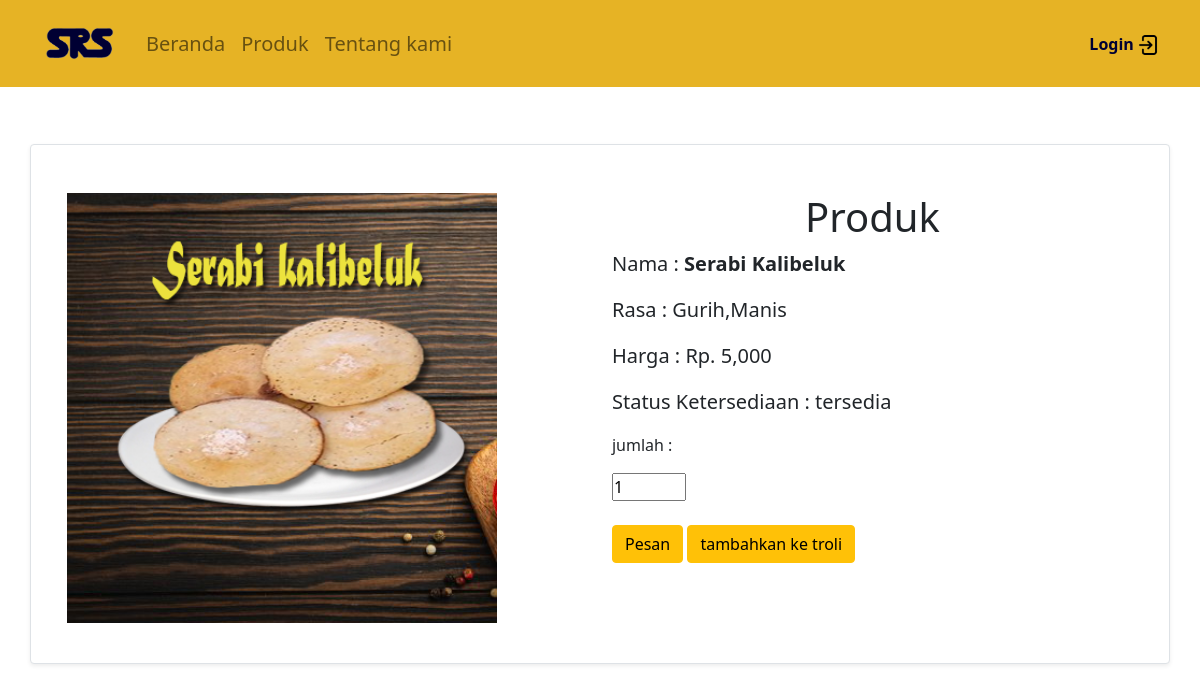
Page /produk-detail.php?nama=Serabi Kalibeluk on the committed database.
### tables this page shows
CREATE TABLE `produck` (
  `id` int NOT NULL,
  `kategori_id` int NOT NULL,
  `nama` varchar(100) NOT NULL,
  `harga` double NOT NULL,
  `foto` varchar(255) DEFAULT NULL,
  `detail` text,
  `ketersediaan_stok` enum('habis','tersedia') DEFAULT 'tersedia'
);

### produk-detail.php (the view, shortened to what this page needs)
<?php
require "koneksi.php";
$nama = htmlspecialchars($_GET['nama']);
$queryProduk = mysqli_query($link, "SELECT * FROM produck WHERE nama='$nama'");
$produk = mysqli_fetch_array($queryProduk);
?>
<!DOCTYPE html>
<html lang="en">
<head>
     <link href="https://cdn.jsdelivr.net/npm/bootstrap@5.0.2/dist/css/bootstrap.min.css" rel="stylesheet">
    <link rel="stylesheet" href="css/produk.css">
</head>
<body>
    <?php require "navbar.php"; ?>
    <div class="container-fluid py-5 mt-5">
        <div class="container">
            <div class="row border p-4 shadow-sm rounded bg-white pt-5 mt-5">
                <div class="col-lg-5 mb-3">
                    <img src="img/image/<?= $produk['foto']; ?>" class="w-100" alt="">
                </div>
                <div class="col-lg-6 offset-lg-1">
                    <h1 class=" text-center">Produk</h1>
                        <p class="fs-5 mt-2"><span>Nama : <b> <?= $produk['nama']; ?></b></span></p>
                        <p class="fs-5 "><span>Rasa : </span><?= $produk['detail']; ?></p>
                        <p class="fs-5 "><span> Harga : </span> Rp. <?= number_format($produk['harga']); ?></p>
                        <p class="fs-5 "><span> Status Ketersediaan : </span><?= $produk['ketersediaan_stok']; ?></p>
                        <form action="post">
                      <p>jumlah : </p>
                      <input type="number" name="" class="inputform" value="1" min="1" max="5">
                      <p>
                      <a href="from_pesanan.php" name="addcart" type="submit" class="btn btn-warning btn-keranjang mt-4 mb-2">
                        Pesan
                        </a>
                        <a href="keranjang.php" name="addcart" type="submit" class="btn btn-warning btn-keranjang mt-4 mb-2">
                        tambahkan ke troli
                        </a>
                      </p>
                    </form>
                </div>
            </div>
        </div>
    </div>
</body>
</html>

### css/produk.css (style rules this page uses)
* { margin: 0; padding: 0; }

### rows in the picture
produck: foto (picture), nama "Serabi Kalibeluk", detail "Gurih,Manis", harga "5,000", ketersediaan_stok "tersedia"
